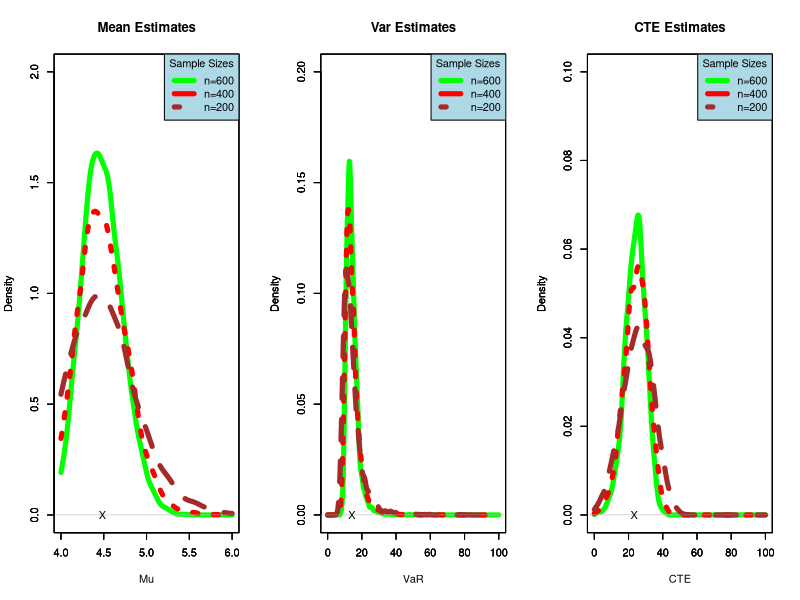
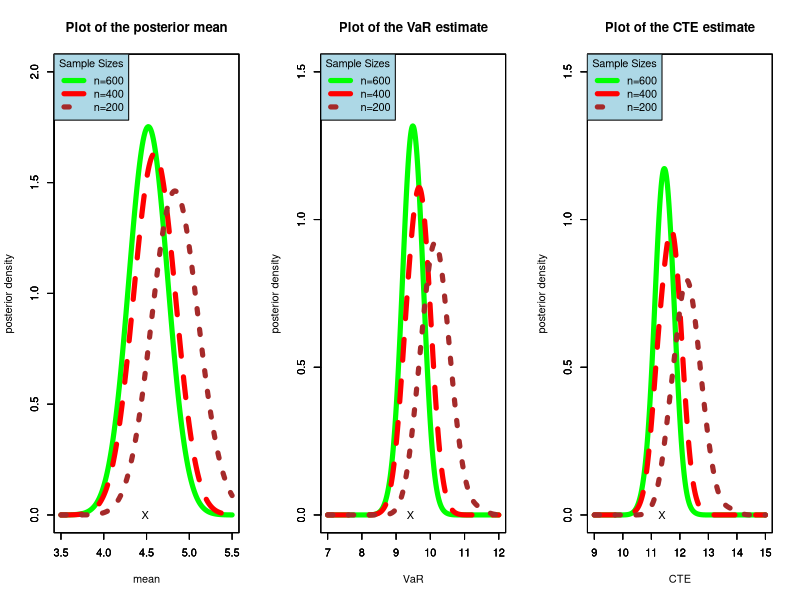
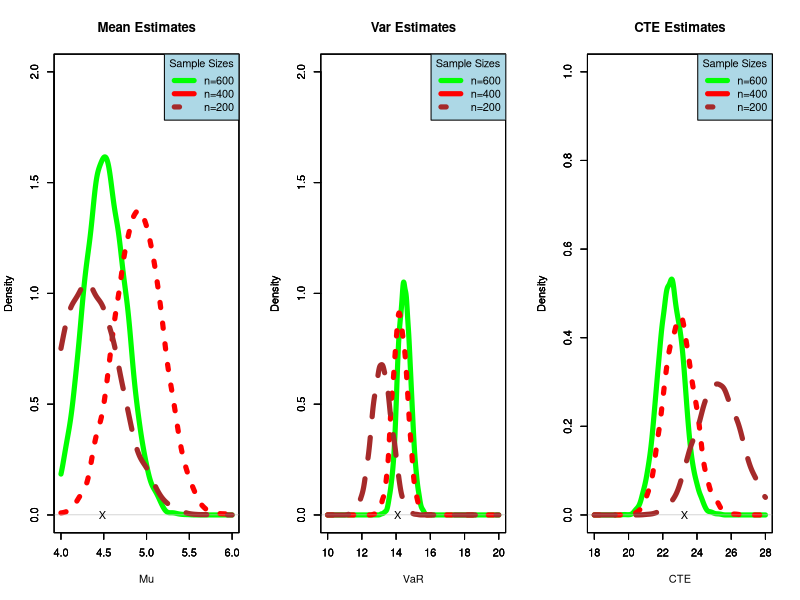

These figures' R source, in order:
## ---- chunk 1
knitr::opts_chunk$set(echo = TRUE)
knitr::opts_chunk$set(warning = FALSE)
knitr::opts_chunk$set(message = FALSE)
library(tidyverse)
library(knitr)
## ---- chunk 2
## defining sample size 
set.seed(53)
n <- c(600, 400, 200)

## Generate data based on different sample sizes
X1 <- rlnorm(n[1], meanlog=1, sdlog=1) 
X2 <- rlnorm(n[2], meanlog=1, sdlog=1)
X3 <- rlnorm(n[3], meanlog=1, sdlog=1)

## Full Bayesian Analysis - True Values for CTE & VaR
True.mu <- exp(1 + 0.50) 
True.VaR <- qlnorm(0.95, meanlog=1, sdlog=1)
d <- function(x){exp(-(log(x)-1)^2/2)/(sqrt(2*pi))}
True.CTE <- (integrate(d, lower=True.VaR, upper=Inf)$value/0.05)

Trues <- cbind(True.mu, True.VaR, True.CTE)
kable(Trues, title="True values")

## Number of iterations and matrices to hold parameter estimates
N <- 10000
keepers1 <- matrix(0, N, 3); keepers2 <- matrix(0, N, 3); keepers3 <- matrix(0, N, 3)

## want to use this to get the meanlog = 1 and sdlog = 1 for est.VaR
## Result on wikipedia 
location <- log(1/sqrt(1+1)); shape <- sqrt(log(1+1))

for (i in 1:N) {
  Y <- rlnorm(n[1], meanlog=1, sdlog=1)
  mu <- mean(Y)
  Z <- rlnorm(n[1], location, shape)
  est.VaR <- qlnorm(0.95, meanlog = mean(Z), sdlog = sqrt(var(Z)))
  est.CTE <- integrate(d, lower=est.VaR, upper=Inf)$value/0.05
  keepers1[i,] <- c(mu,est.VaR,est.CTE)
}

for (j in 1:N) {
  Y2 <- rlnorm(n[2], meanlog=1, sdlog=1)
  mu2 <- mean(Y2)
  Z2 <- rlnorm(n[2], location, shape)
  est.VaR2 <- qlnorm(0.95, meanlog = mean(Z2), sdlog = sqrt(var(Z2)))
  est.CTE2 <- integrate(d, lower=est.VaR2, upper=Inf)$value/0.05
  keepers2[j,] <- c(mu2,est.VaR2,est.CTE2)
}

for (k in 1:N) {
  Y3 <- rlnorm(n[3], meanlog=1, sdlog=1)
  mu3 <- mean(Y3)
  Z3 <- rlnorm(n[3], location, shape)
  est.VaR3 <- qlnorm(0.95, meanlog = mean(Z3), sdlog = sqrt(var(Z3)))
  est.CTE3 <- integrate(d, lower=est.VaR3, upper=Inf)$value/0.05
  keepers3[k,] <- c(mu3,est.VaR3,est.CTE3)
}

par(mfrow=c(1,3))
#Plots of the posterior means
plot(density(keepers1[,1], from = 4, to = 6), main="Mean Estimates", 
     xlab = "Mu", ylim = c(0, 2), lwd = 5, col = "Green")
par(new=T)
plot(density(keepers2[,1], from = 4, to = 6), main = "", 
     xlab = "", ylim = c(0,2), lty = 3, lwd = 5, col = "Red")
par(new=T)
plot(density(keepers3[,1], from = 4, to = 6), main = "", 
     xlab = "", ylim = c(0,2), lty = 2, lwd = 5, col = "Brown")
par(new=T)
points(True.mu, 0, pch = "X")
legend("topright", title = "Sample Sizes", legend =c("n=600", "n=400", "n=200"), 
       col = c("Green", "Red", "Brown"), bg="lightblue", lwd=5, lty=1:3)

#Plots of the VaR for different sample sizes
plot(density(keepers1[,2], from = 0, to = 100), main="Var Estimates", 
     xlab = "VaR", ylim = c(0,0.2), lwd = 5, col = "Green")
par(new=T)
plot(density(keepers2[,2], from = 0, to = 100), main = "", 
     xlab = "", ylim = c(0,0.2), lty = 3, lwd = 5, col = "Red")
par(new=T)
plot(density(keepers3[,2], from = 0, to = 100), main = "", 
     xlab = "", ylim = c(0,0.2), lty = 2, lwd = 5, col = "Brown")
par(new=T)
points(True.VaR, 0, pch = "X")
legend("topright", title = "Sample Sizes", legend =c("n=600", "n=400", "n=200"), 
       col = c("Green", "Red", "Brown"), bg="lightblue", lwd=5, lty=1:3)

#Plots of the CTE for different sample sizes. 
plot(density(keepers1[,3], from = 0, to = 100), main="CTE Estimates", 
     xlab = "CTE", ylim = c(0, 0.10), lwd = 5, col = "Green")
par(new=T)
plot(density(keepers2[,3], from = 0, to = 100), main = "", 
     xlab = "", ylim = c(0,0.1), lty = 3, lwd = 5, col = "Red")
par(new=T)
plot(density(keepers3[,3], from = 0, to = 100), main = "", 
     xlab = "", ylim = c(0,0.1), lty = 2, lwd = 5, col = "Brown")
par(new=T)
points(True.CTE, 0, pch = "X")
legend("topright", title = "Sample Sizes", legend =c("n=600", "n=400", "n=200"), 
       col = c("Green", "Red", "Brown"), bg="lightblue", lwd=5, lty=1:3)
## ---- chunk 3
set.seed(53) 
alpha <- 3; lambda <- 0.2 
n <- c(600, 400, 200); N <- 500; h <- 0.2 
X <- rlnorm(n[1], meanlog=1, sdlog=1) 

shape <- n*alpha+1 
rate1 <- lambda+sum(X) 
rate2 <- lambda+sum(X[1:400])
rate3 <- lambda+sum(X[1:200])

## Estimating the mean for the posterior 

Y1 <- rgamma(N, shape=shape[1], rate=rate1)
Y2 <- rgamma(N, shape=shape[2], rate=rate2)
Y3 <- rgamma(N, shape=shape[3], rate=rate3)

mu1 <- alpha/Y1; mu2 <- alpha/Y2; mu3 <- alpha/Y3

f1.hat <- function(x){
  y <- mean(dnorm((x-mu1)/h))/h
  return(y)
}

f2.hat <- function(x){
  y <- mean(dnorm((x-mu2)/h))/h
  return(y)
}

f3.hat <- function(x){
  y <- mean(dnorm((x-mu3)/h))/h
  return(y)
}

x <- seq(3.5, 5.5, 0.01)
y1 <- sapply(x, f1.hat)
y2 <- sapply(x, f2.hat)
y3 <- sapply(x, f3.hat)

plot(x, y1, type="l", xlim=c(3.5, 5.5), ylim=c(0, 2), lty=1, xlab="mean", 
     ylab="posterior density", main = "Plot of the posterior mean", 
     col = "Green", lwd = 5)
par(new=T)
plot(x, y2, type="l", xlim=c(3.5, 5.5), ylim=c(0, 2), lty=2, xlab="", ylab="", 
     col = "Red", lwd = 5)
par(new=T)
plot(x, y3, type="l", xlim=c(3.5, 5.5), ylim=c(0, 2), lty=3, xlab="", ylab="", 
     col = "Brown", lwd = 5)
par(new=T)
points(4.482 , 0, pch = "X")
legend("topleft", title = "Sample Sizes", legend =c("n=600", "n=400", "n=200"), 
       col = c("Green", "Red", "Brown"), bg="lightblue", lwd=5, lty=1:3)

# Estimating VaR of the posterior 

VaR.star <- qlnorm(0.95, meanlog=1, sdlog=1)
d <- function(x){exp(-(log(x)-1)^2/2)/(sqrt(2*pi))}
CTE.star <- integrate(d, lower=VaR.star, upper=Inf)$value/0.05

g <- function(x){
  y <- qgamma(0.95, shape=3, rate=x)
  return(y)
}
VaR1 <- sapply(Y1, g)
VaR2 <- sapply(Y2, g)
VaR3 <- sapply(Y3, g)

g1.hat <- function(x){ 
  y <- mean(dnorm((x-VaR1)/h))/h
  return(y)
}

g2.hat <- function(x){ 
  y <- mean(dnorm((x-VaR2)/h))/h
  return(y)
}

g3.hat <- function(x){ 
  y <- mean(dnorm((x-VaR3)/h))/h
  return(y)
}

x <- seq(7, 12, 0.01)
y1 <- sapply(x, g1.hat)
y2 <- sapply(x, g2.hat)
y3 <- sapply(x, g3.hat)

plot(x, y1, type="l", xlim=c(7, 12), ylim=c(0, 1.5), xlab="VaR", 
     ylab="posterior density", main = "Plot of the VaR estimate", 
     col = "Green", lwd = 5, lty=1)
par(new=T)
plot(x, y2, type="l", xlim=c(7, 12), ylim=c(0, 1.5), xlab="", ylab="", 
     col = "Red", lwd = 5, lty=2)
par(new=T)
plot(x, y3, type="l", xlim=c(7, 12), ylim=c(0, 1.5), xlab="", ylab="", 
     col = "Brown", lwd = 5, lty=3)
par(new=T)
points(9.411, 0, pch = "X")
legend("topleft", title = "Sample Sizes", legend =c("n=600", "n=400", "n=200"), 
       col = c("Green", "Red", "Brown"), bg="lightblue", lwd=5, lty=1:3)

##

# Estimating CTE of the posterior 

b <- function(theta){
  integrand<-function(x){x*dgamma(x, shape=3, rate=theta)}
  y<-integrate(integrand, lower=qgamma(0.95, 3, theta), upper=Inf)$value/0.05  
  return(y)
}

CTE1 <- sapply(Y1, b)
CTE2 <- sapply(Y2, b)
CTE3 <- sapply(Y3, b)

h1.hat<-function(x){
  y<-mean(dnorm((x-CTE1)/h))/h
  return(y)
}

h2.hat<-function(x){
  y<-mean(dnorm((x-CTE2)/h))/h
  return(y)
}

h3.hat<-function(x){
  y<-mean(dnorm((x-CTE3)/h))/h
  return(y)
}

x <- seq(9, 15, 0.01)
y1 <- sapply(x, h1.hat)
y2 <- sapply(x, h2.hat)
y3 <- sapply(x, h3.hat)

##Plot is on beginning of next page 
plot(x, y1, type="l", xlim=c(9, 15),  ylim=c(0, 1.5), 
     xlab="CTE", ylab="posterior density", 
     main = "Plot of the CTE estimate", 
     col = "Green", lwd = 5, lty=1)
par(new=T)
plot(x, y2, type="l", xlim=c(9, 15), ylim=c(0, 1.5), 
     lty=2, xlab="", ylab="", col = "Red", lwd = 5)
par(new=T)
plot(x, y3, type="l", xlim=c(9, 15), ylim=c(0, 1.5), lty=3, xlab="", ylab="", 
     col = "Brown", lwd = 5)
par(new=T)
points(11.363, 0, pch = "X")
legend("topleft", title = "Sample Sizes", legend =c("n=600", "n=400", "n=200"), 
       col = c("Green", "Red", "Brown"), bg="lightblue", lwd=5, lty=1:3)
## ---- chunk 4
## defining our sample size
set.seed(100)
n <- c(600, 400, 200)

#generate random number log normal distribution, for different n. 
G1 <- rlnorm(n[1], meanlog=1, sdlog=1) 
G2 <- rlnorm(n[2], meanlog=1, sdlog=1)
G3 <- rlnorm(n[3], meanlog=1, sdlog=1)

#Define true parameter values
True.Mu <- exp(1 + 0.50)
VaR.True <- qlnorm(0.95, meanlog=1, sdlog=1)
d <- function(x){exp(-(log(x)-1)^2/2)/sqrt(2*pi)}
CTE.True <- integrate(d, lower=VaR.True, upper=Inf)$value/0.05

## Number of iterations
N = 10000

## Matrices to hold our measure values
keepersA <- matrix(0, N, 3); keepersB <- matrix(0, N, 3); keepersC <- matrix(0, N, 3)

## variances of the gibbs posterior. 
sigma2.n1 <- n[1]/((n[1]/(var(G1)) + 1))
sigma2.n2 <- n[2]/((n[2]/(var(G2)) + 1))
sigma2.n3 <- n[3]/((n[3]/(var(G3)) + 1))

## Generating measure values for n = 600. 
for (m in 1:N) {
  R1 <- rnorm(n[1], mean=mean(G1), sd=sqrt(sigma2.n1))
  mu1 <- mean(R1)
  VaR.est1 <- qnorm(0.95, mean = mean(R1), sd = sqrt(var(R1)))
  CTE.est1 <- integrate(d, lower=VaR.est1, upper=Inf)$value/0.05
  keepersA[m,] <- c(mu1,VaR.est1,CTE.est1)
}

## Generating measure values for n = 400. 
for (q in 1:N) {
  R2 <- rnorm(n[2], mean=mean(G2), sd=sqrt(sigma2.n2))
  mu2 <- mean(R2)
  VaR.est2 <- qnorm(0.95, mean = mean(R2), sd = sqrt(var(R2)))
  CTE.est2 <- integrate(d, lower=VaR.est2, upper=Inf)$value/0.05
  keepersB[q,] <- c(mu2,VaR.est2,CTE.est2)
}

## Generating measure values for n = 200. 
for (t in 1:N) {
  R3 <- rnorm(n[3], mean=mean(G3), sd=sqrt(sigma2.n3))
  mu3 <- mean(R3)
  VaR.est3 <- qnorm(0.95, mean = mean(R3), sd = sqrt(var(R3)))
  CTE.est3 <- integrate(d, lower=VaR.est3, upper=Inf)$value/0.05
  keepersC[t,] <- c(mu3,VaR.est3,CTE.est3)
}

par(mfrow=c(1,3))
#Plot densities of the posterior means for different sample size
plot(density(keepersA[,1], from = 4, to = 6), main="Mean Estimates", xlab = "Mu", 
     ylim = c(0, 2), lwd = 5, col = "Green")
par(new=T)
plot(density(keepersB[,1], from = 4, to = 6), main = "", xlab = "", 
     ylim = c(0,2), lty = 3, lwd = 5, col = "Red")
par(new=T)
plot(density(keepersC[,1], from = 4, to = 6), main = "", xlab = "", 
     ylim = c(0,2), lty = 2, lwd = 5, col = "Brown")
par(new=T)
points(True.Mu, 0, pch = "X")
legend("topright", title = "Sample Sizes", legend =c("n=600", "n=400", "n=200"), 
       col = c("Green", "Red", "Brown"), bg="lightblue", lwd=5, lty=1:3)

#Plot densities of the VaR for different sample sizes
plot(density(keepersA[,2], from = 10, to = 20), main="Var Estimates", xlab = "VaR", 
     ylim = c(0,2.0), lwd = 5, col = "Green")
par(new=T)
plot(density(keepersB[,2], from = 10, to = 20), main = "", xlab = "", 
     ylim = c(0,2.0), lty = 3, lwd = 5, col = "Red")
par(new=T)
plot(density(keepersC[,2], from = 10, to = 20), main = "", xlab = "", 
     ylim = c(0,2.0), lty = 2, lwd = 5, col = "Brown")
par(new=T)
points(VaR.True, 0, pch = "X")
legend("topright", title = "Sample Sizes", legend =c("n=600", "n=400", "n=200"), 
       col = c("Green", "Red", "Brown"), bg="lightblue", lwd=5, lty=1:3)

#Plot densities of the CTE for different sample sizes. 
plot(density(keepersA[,3], from = 18, to = 28), main="CTE Estimates", xlab = "CTE", 
     ylim = c(0, 1.0), lwd = 5, col = "Green")
par(new=T)
plot(density(keepersB[,3], from = 18, to = 28), main = "", xlab = "", 
     ylim = c(0,1.0), lty = 3, lwd = 5, col = "Red")
par(new=T)
plot(density(keepersC[,3], from = 18, to = 28), main = "", xlab = "", 
     ylim = c(0,1.0), lty = 2, lwd = 5, col = "Brown")
par(new=T)
points(CTE.True, 0, pch = "X")
legend("topright", title = "Sample Sizes", legend =c("n=600", "n=400", "n=200"), 
       col = c("Green", "Red", "Brown"), bg="lightblue", lwd=5, lty=1:3)
